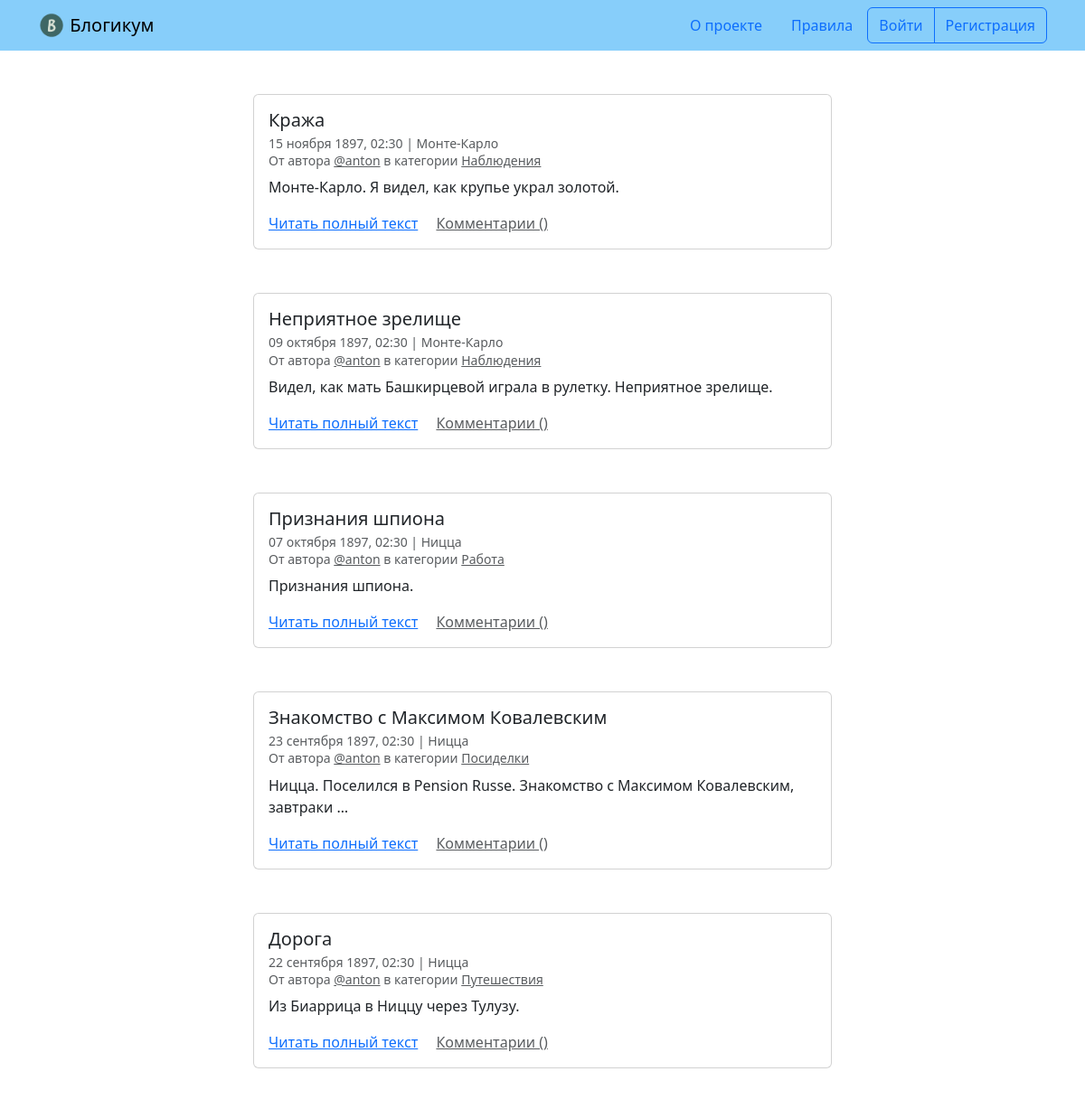
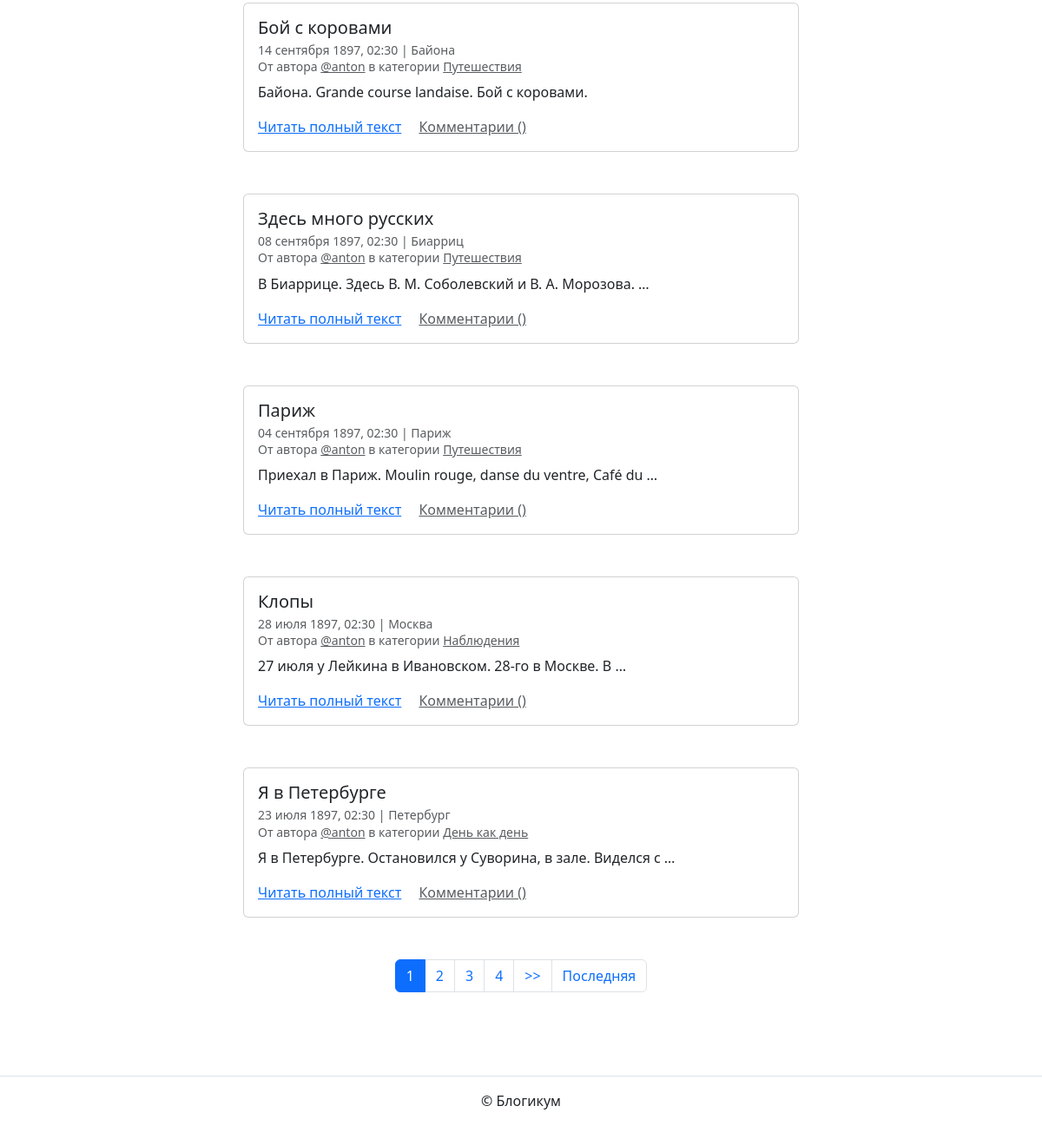
Before: / with the older database file (2 pictures, top to bottom).
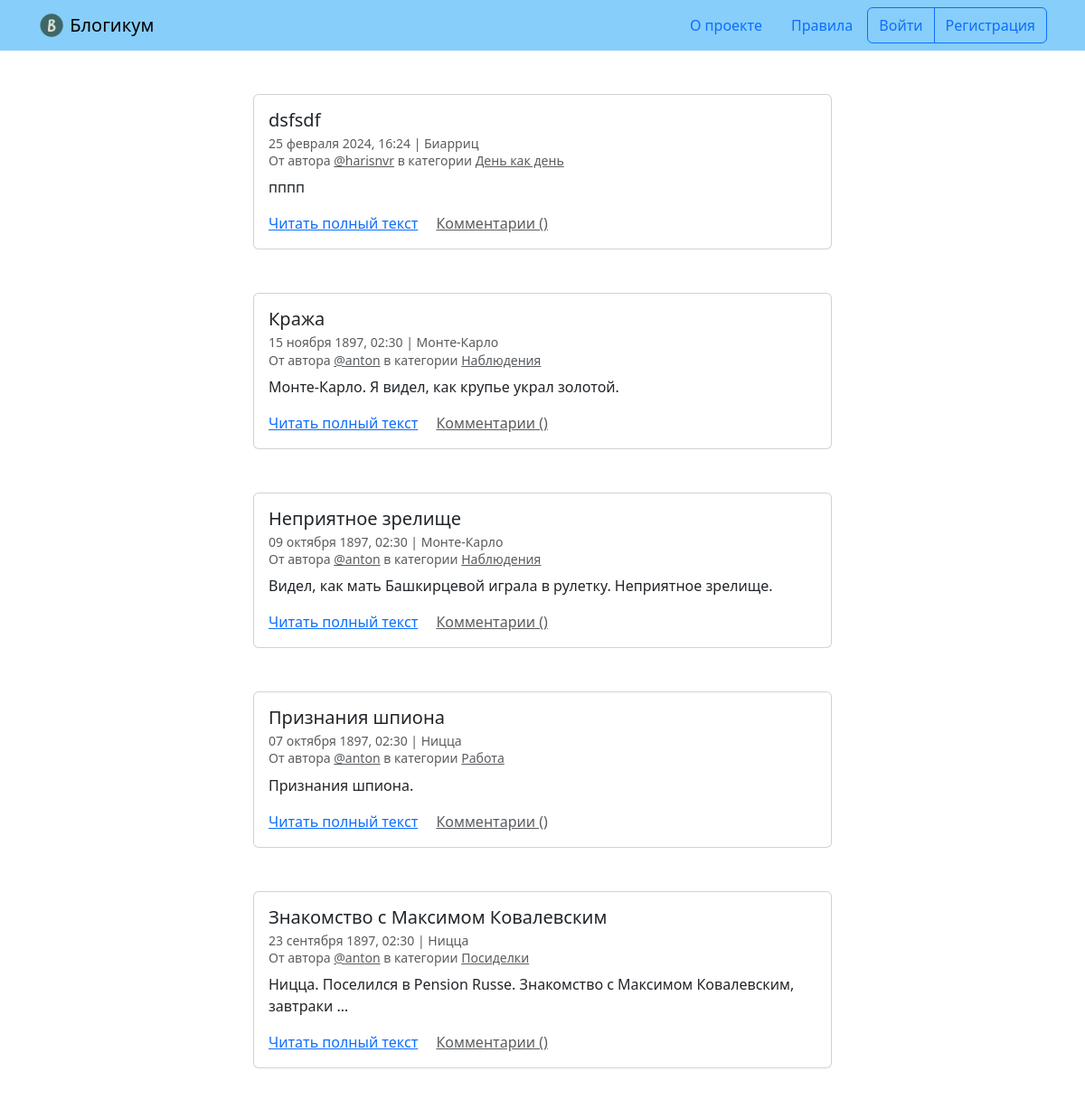
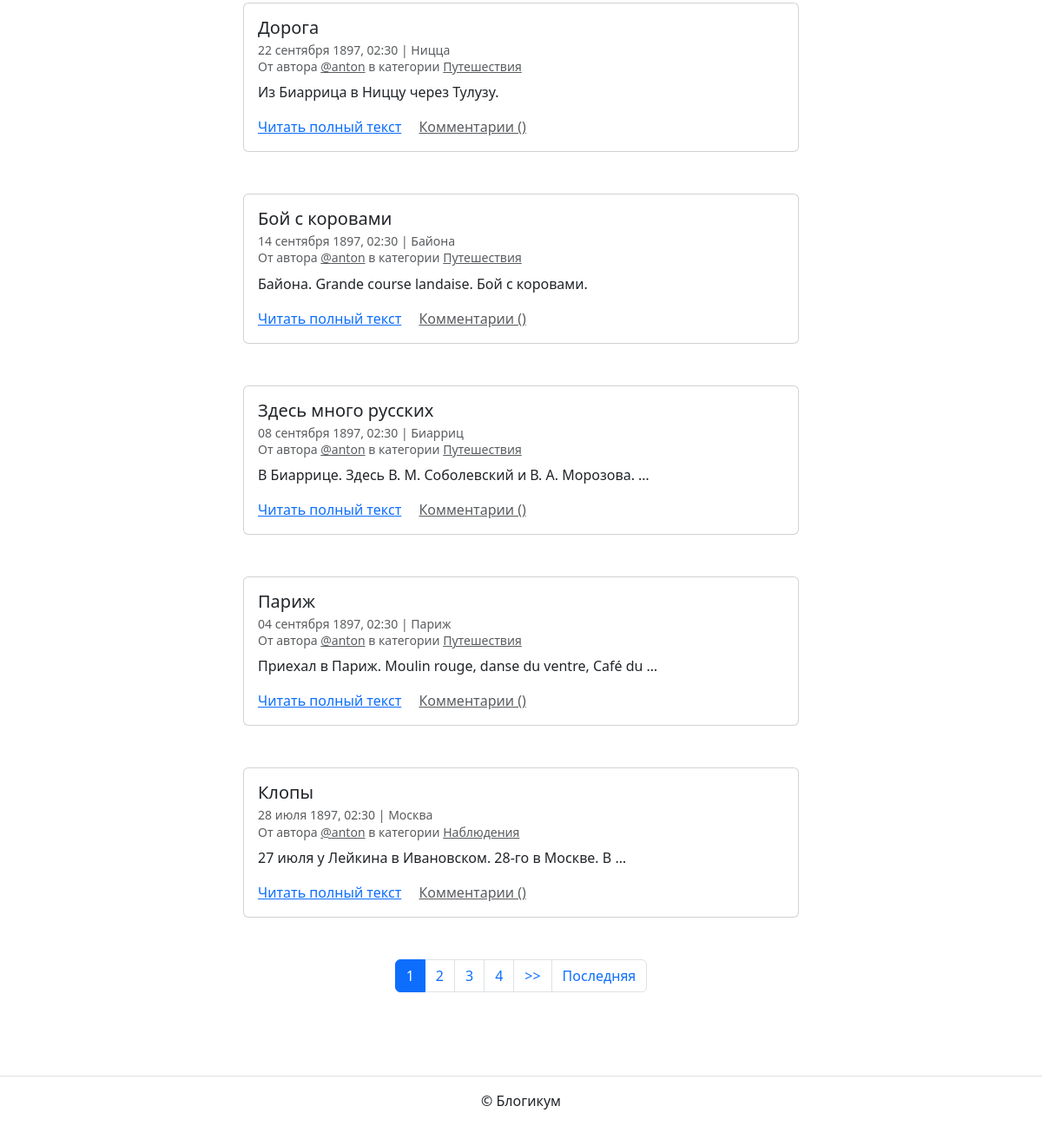
After: the same page with the newer database file (2 pictures, top to bottom).
### blog/models.py (models this page shows, shortened)
class BaseModel(models.Model):
    is_published = models.BooleanField(
        default=True,
        verbose_name='Опубликовано',
        help_text='Снимите галочку, чтобы скрыть публикацию.'
    )
    created_at = models.DateTimeField(
        auto_now_add=True,
        verbose_name='Добавлено'
    )
    class Meta:
        abstract = True

class Post(BaseModel):
    title = models.CharField(
        max_length=MX_CHARS,
        verbose_name='Заголовок'
    )
    text = models.TextField(
        verbose_name='Текст'
    )
    pub_date = models.DateTimeField(
        verbose_name='Дата и время публикации',
        help_text='Если установить дату и время в будущем — можно делать '
                  'отложенные публикации.'
    )
    author = models.ForeignKey(
        USER,
        on_delete=models.CASCADE,
        verbose_name='Автор публикации',
        related_name='posts'
    )
    location = models.ForeignKey(
        Location,
        on_delete=models.SET_NULL,
        blank=True,
        null=True,
        verbose_name='Местоположение',
        related_name='posts'
    )
    category = models.ForeignKey(
        Category,
        on_delete=models.SET_NULL,
        null=True,
        verbose_name='Категория',
        related_name='posts'
    )
    image = models.ImageField(
        verbose_name='Фото',
        upload_to='post_images',
        blank=True
    )
    class Meta:
        verbose_name = 'публикация'
        verbose_name_plural = 'Публикации'
        ordering = ['-pub_date']

class Location(BaseModel):
    name = models.CharField(
        max_length=MX_CHARS,
        verbose_name='Название места'
    )
    class Meta:
        verbose_name = 'местоположение'
        verbose_name_plural = 'Местоположения'

class Category(BaseModel):
    title = models.CharField(
        max_length=MX_CHARS,
        verbose_name='Заголовок'
    )
    description = models.TextField(
        verbose_name='Описание'
    )
    slug = models.SlugField(
        unique=True,
        verbose_name='Идентификатор',
        help_text='Идентификатор страницы для URL; разрешены символы '
                  'латиницы, цифры, дефис и подчёркивание.'
    )
    class Meta:
        verbose_name = 'категория'
        verbose_name_plural = 'Категории'

### blog/views.py (the view)
# urls.py: path('', views.homepage, name='homepage'),
def homepage(request):
    paginator = Paginator(base_request(), 10)
    page_number = request.GET.get('page')
    page_obj = paginator.get_page(page_number)
    template = 'blog/homepage.html'
    context = {'page_obj': page_obj}
    return render(request, template, context)

### blog/views.py (called while the page is built)
def base_request():
    return Post.objects.select_related(
        'category',
        'author',
        'location'
    ).filter(
        is_published=True,
        category__is_published=True,
        pub_date__lte=timezone.now()
    )

### templates/blog/homepage.html (shortened to what this page needs)
{% extends "base.html" %}
{% block content %}
  {% for post in page_obj %}
    <article class="mb-5">
      {% include "includes/post_card.html" %}
    </article>
  {% endfor %}
  {% include "includes/paginator.html" %}
{% endblock %}

### templates/base.html (shortened to what this page needs)
{% load static %}
{% load django_bootstrap5 %}
<!DOCTYPE html>
<html lang="ru">
  <head>
    {% bootstrap_css %}
  </head>
  <body>
    {% include "includes/header.html" %}
    <main>
      <div class="container py-5">
        {% block content %}{% endblock %}
      </div>
    </main>
    {% include "includes/footer.html" %}
  </body>
</html>

### templates/includes/header.html
{% load static %}
<header>
  <nav class="navbar navbar-light" style="background-color: lightskyblue">
    <div class="container">
      <a class="navbar-brand" href="{% url 'blog:homepage' %}">
        <img src="{% static 'img/logo.png' %}" width="30" height="30" class="d-inline-block align-top" alt="">
        Блогикум
      </a>
      {% with request.resolver_match.view_name as view_name %}
        <ul class="nav  nav-pills">
          <li class="nav-item">
            <a class="nav-link {% if view_name == 'pages:about' %} text-white {% endif %}" href="{% url 'pages:about' %}">
              О проекте
            </a>
          </li>
          <li class="nav-item">
            <a class="nav-link {% if view_name == 'pages:rules' %} text-white {% endif %}" href="{% url 'pages:rules' %}">
              Правила
            </a>
          </li>
          {% if user.is_authenticated %}
            <div class="btn-group" role="group" aria-label="Basic outlined example">
              <button type="button" class="btn btn-outline-primary"><a class="text-decoration-none text-reset"
                  href="{% url 'blog:create_post' %}">Написать пост</a></button>
              <button type="button" class="btn btn-outline-primary"><a class="text-decoration-none text-reset"
                  href="{% url 'blog:profile' user.username %}">{{ user.username }}</a></button>
              <button type="button" class="btn btn-outline-primary"><a class="text-decoration-none text-reset"
                  href="{% url 'logout' %}">Выйти</a></button>
            </div>
          {% else %}
            <div class="btn-group" role="group" aria-label="Basic outlined example">
              <button type="button" class="btn btn-outline-primary"><a class="text-decoration-none text-reset"
                  href="{% url 'login' %}">Войти</a></button>
              <button type="button" class="btn btn-outline-primary"><a class="text-decoration-none text-reset"
                  href="{% url 'registration' %}">Регистрация</a></button>
            </div>
          {% endif %}
        </ul>
      {% endwith %}
    </div>
  </nav>
</header>

### templates/includes/post_card.html (shortened to what this page needs)
<div class="col d-flex justify-content-center">
  <div class="card" style="width: 40rem;">
    <div class="card-body">
      <h5 class="card-title">{{ post.title }}</h5>
      <h6 class="card-subtitle mb-2 text-muted">
        <small>
          {{ post.pub_date|date:"d E Y, H:i" }} | {% if post.location and post.location.is_published %}{{ post.location.name }}{% else %}Планета Земля{% endif %}<br>
          От автора <a class="text-muted" href="{% url 'blog:profile' post.author.username %}">@{{ post.author.username }}</a> в
          категории {% include "includes/category_link.html" %}
        </small>
      </h6>
      <p class="card-text">{{ post.text|truncatewords:10 }}</p>
      <a href="{% url 'blog:post_detail' post.id %}" class="card-link">Читать полный текст</a>
      <a href="{% url 'blog:post_detail' post.id %}" class="card-link text-muted">Комментарии ({{ post.comment_count }})</a>
    </div>
  </div>
</div>

### templates/includes/category_link.html
<a class="text-muted" href="{% url 'blog:category_posts' post.category.slug %}">
  {{ post.category.title }}
</a>

### templates/includes/paginator.html (shortened to what this page needs)
{% if page_obj.has_other_pages %}
  <nav aria-label="Page navigation" class="my-5">
    <ul class="pagination justify-content-center">
      {% for i in page_obj.paginator.page_range %}
        {% if page_obj.number == i %}
          <li class="page-item active">
            <span class="page-link">{{ i }}</span>
          </li>
        {% else %}
          <li class="page-item">
            <a class="page-link" href="?page={{ i }}">{{ i }}</a>
          </li>
        {% endif %}
      {% endfor %}
      {% if page_obj.has_next %}
        <li class="page-item">
          <a class="page-link" href="?page={{ page_obj.next_page_number }}">
            >>
          </a>
        </li>
        <li class="page-item">
          <a class="page-link" href="?page={{ page_obj.paginator.num_pages }}">
            Последняя
          </a>
        </li>
      {% endif %}
    </ul>
  </nav>
{% endif %}

### templates/includes/footer.html
<footer class="border-top text-center py-3">
  <p>© Блогикум</p>
</footer>

Changed rows visible on the page:
no longer on this page (row unchanged): Post: title "Я в Петербурге", pub_date "23 июля 1897, 02:30", location.name "Петербург", author.username "anton", category "День как день", text "Я в Петербурге. Остановился у Суворина, в зале. Виделся с …"
added Post: title "dsfsdf", pub_date "25 февраля 2024, 16:24", location.name "Биарриц", author.username "harisnvr", category "День как день", text "пппп"
